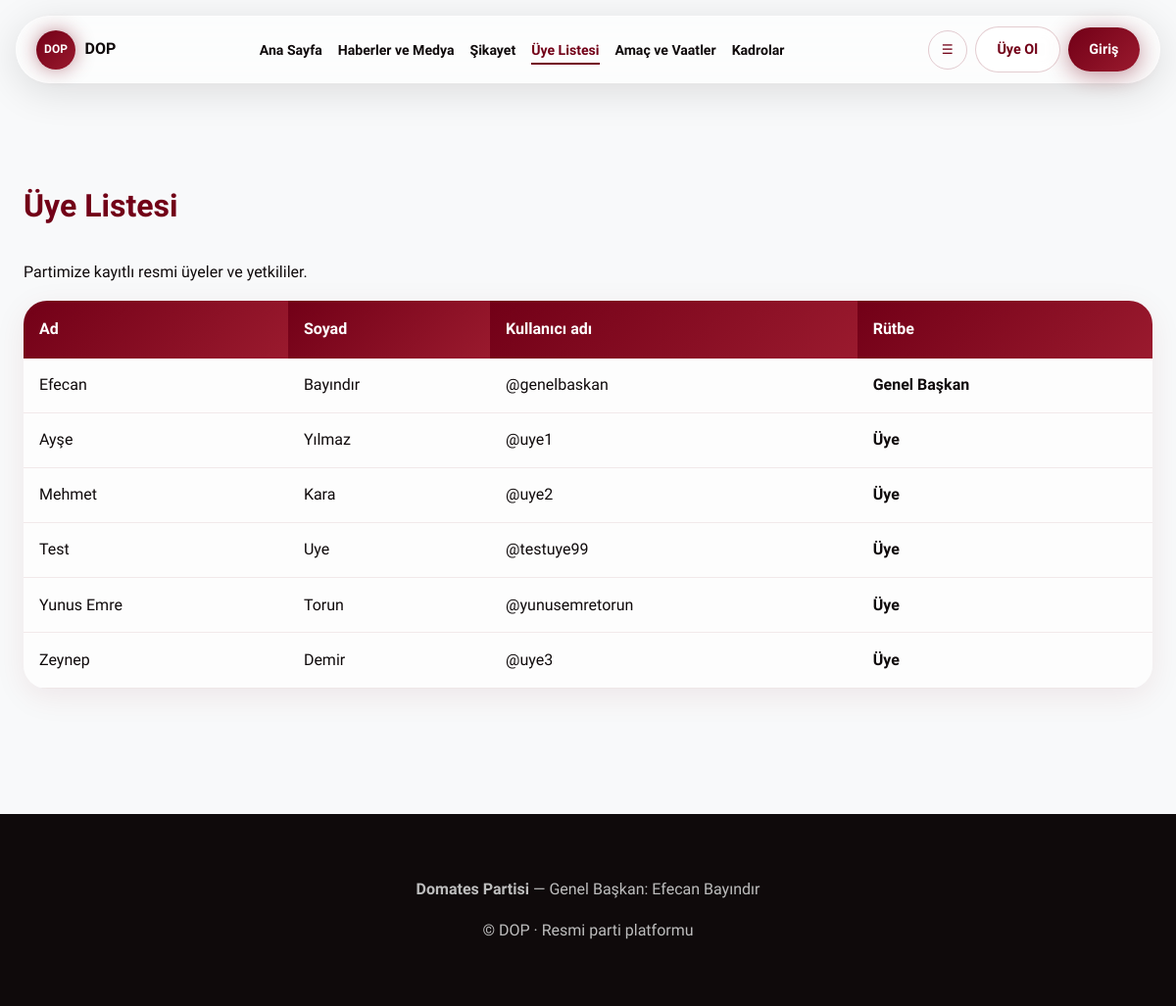
The page /uyeler on the database its author committed.
### tables this page shows
CREATE TABLE cms_settings (
                key TEXT PRIMARY KEY,
                value TEXT NOT NULL
            );

CREATE TABLE users (
                id INTEGER PRIMARY KEY AUTOINCREMENT,
                username TEXT UNIQUE NOT NULL,
                password_hash TEXT NOT NULL,
                role TEXT NOT NULL CHECK(role IN ('admin', 'member', 'citizen')),
                first_name TEXT NOT NULL,
                last_name TEXT NOT NULL,
                created_at TEXT NOT NULL
            , email TEXT DEFAULT '');

### app.py (the view)
@app.route("/uyeler")
def members():
    with db.get_db() as conn:
        chairman = conn.execute(
            "SELECT id, first_name, last_name, username, role FROM users WHERE role = 'admin' LIMIT 1"
        ).fetchone()
        rows = conn.execute(
            """SELECT id, first_name, last_name, username, role, created_at FROM users
               WHERE role != 'admin' ORDER BY first_name, last_name"""
        ).fetchall()
        members_list = []
        if chairman:
            members_list.append(
                {
                    "id": chairman["id"],
                    "first_name": chairman["first_name"],
                    "last_name": chairman["last_name"],
                    "username": chairman["username"],
                    "role": chairman["role"],
                    "role_label": db.ROLE_LABELS["admin"],
                    "created_at": "",
                    "is_chairman_row": True,
                }
            )
        for r in rows:
            members_list.append(
                {
                    "id": r["id"],
                    "first_name": r["first_name"],
                    "last_name": r["last_name"],
                    "username": r["username"],
                    "role": r["role"],
                    "role_label": db.ROLE_LABELS.get(r["role"], "Üye"),
                    "created_at": r["created_at"],
                    "is_chairman_row": False,
                }
            )
        ctx = get_site_context(conn)
    return render_template("members.html", members_list=members_list, **ctx)

### app.py (called while the page is built)
def get_site_context(conn):
    cms = db.get_cms(conn)
    active_congress = conn.execute(
        "SELECT * FROM congress_sessions WHERE active = 1 AND passed = 0 ORDER BY id DESC LIMIT 1"
    ).fetchone()
    notifications = []
    if current_user.is_authenticated and current_user.is_chairman:
        notifications = conn.execute(
            "SELECT * FROM admin_notifications WHERE read = 0 ORDER BY id DESC LIMIT 20"
        ).fetchall()
    return {
        "cms": cms,
        "active_congress": dict(active_congress) if active_congress else None,
        "admin_notifications": [dict(n) for n in notifications],
        "is_chairman": current_user.is_authenticated and current_user.is_chairman,
    }

@app.context_processor
def inject_globals():
    with db.get_db() as conn:
        ctx = get_site_context(conn)
    ctx["current_user"] = current_user
    ctx["cms_visible"] = lambda key: db.cms_visible(ctx["cms"], key)
    return ctx

### database.py (called while the page is built)
@contextmanager
def get_db():
    conn = sqlite3.connect(DB_PATH)
    conn.row_factory = sqlite3.Row
    try:
        yield conn
        conn.commit()
    finally:
        conn.close()

def get_cms(conn) -> dict:
    rows = conn.execute("SELECT key, value FROM cms_settings").fetchall()
    return {row["key"]: row["value"] for row in rows}

### templates/members.html (shortened to what this page needs)
{% extends "base.html" %}
{% block content %}
<section class="section-pad" style="padding-top:6rem;">
  <div class="container">
    <h1 class="section-title reveal">{{ cms.nav_members|default('Parti Teşkilatı ve Üyeler') }}</h1>
    <p class="reveal">{{ cms.text_members_subtitle|default('Partimize kayıtlı resmi üyeler ve yetkililer.') }}</p>
    <table class="members-table">
      <thead>
        <tr>
          <th>Ad</th>
          <th>Soyad</th>
          <th>Kullanıcı adı</th>
          <th>Rütbe</th>
        </tr>
      </thead>
      <tbody>
        {% for m in members_list %}
        <tr>
          <td>{{ m.first_name }}</td>
          <td>{{ m.last_name }}</td>
          <td>@{{ m.username }}</td>
          <td>
            {% if is_chairman and not m.is_chairman_row %}
            <select class="member-role-select" data-user-id="{{ m.id }}" data-current="{{ m.role }}">
              {% for r in ['member', 'official', 'citizen'] %}
              <option value="{{ r }}" {% if m.role == r %}selected{% endif %}>
                {% if r == 'member' %}Üye{% elif r == 'official' %}Yetkili{% else %}Vatandaş{% endif %}
              </option>
              {% endfor %}
            </select>
            {% else %}
            <strong>{{ m.role_label }}</strong>
            {% endif %}
          </td>
        </tr>
        {% else %}
        <tr><td colspan="4">Henüz kayıtlı üye yok. <a href="{{ url_for('register_member') }}">İlk üye siz olun</a>.</td></tr>
        {% endfor %}
      </tbody>
    </table>
  </div>
</section>
{% endblock %}

### templates/base.html (shortened to what this page needs)
<!DOCTYPE html>
<html lang="tr">
<head>
  <link rel="stylesheet" href="{{ url_for('static', filename='css/main.css') }}">
</head>
<body class="{% block body_class %}{% endblock %}{% if is_chairman %} chairman-mode{% endif %}"
  data-user-role="{% if current_user.is_authenticated %}{{ current_user.role }}{% else %}guest{% endif %}"
  data-logged-in="{% if current_user.is_authenticated %}1{% else %}0{% endif %}"
  data-chairman="{% if is_chairman %}1{% else %}0{% endif %}">
  <div class="nav-spacer"></div>
  <div class="floating-nav-wrap" id="floating-nav">
    <header class="floating-nav">
      <a href="{{ url_for('index') }}" class="brand">
        {% if cms.logo_url %}
        <img src="{{ cms.logo_url }}" alt="Logo" class="brand-logo-img" style="height:32px; object-fit:contain; border-radius:4px;">
        {% else %}
        <span class="brand-logo">{{ cms.party_short[:3] }}</span>
        {% endif %}
        <span>{{ cms.party_short }}</span>
      </a>
      <nav>
        <ul class="main-nav" id="main-nav">
          <li><a href="{{ url_for('index') }}" class="{% if request.endpoint == 'index' %}active{% endif %}">{{ cms.nav_home }}</a></li>
          <li><a href="{{ url_for('news_media') }}" class="{% if request.endpoint == 'news_media' %}active{% endif %}">{{ cms.nav_news|default('Haberler') }}</a></li>
          <li><a href="{{ url_for('complaint') }}" class="{% if request.endpoint == 'complaint' %}active{% endif %}">{{ cms.nav_complaint }}</a></li>
          <li><a href="{{ url_for('members') }}" class="{% if request.endpoint == 'members' %}active{% endif %}">{{ cms.nav_members }}</a></li>
          <li><a href="{{ url_for('promises_page') }}" class="{% if request.endpoint == 'promises_page' %}active{% endif %}">{{ cms.nav_promises }}</a></li>
          <li><a href="{{ url_for('org_chart') }}" class="{% if request.endpoint == 'org_chart' %}active{% endif %}">{{ cms.nav_org }}</a></li>
        </ul>
      </nav>
      <div class="nav-icons">
        <button type="button" class="icon-btn" id="nav-toggle" aria-label="Menü">☰</button>
        {% if current_user.is_authenticated %}
        <span style="font-size:0.85rem;font-weight:600;">{{ current_user.first_name }} · {{ current_user.role_label }}</span>
        <a href="{{ url_for('logout') }}" class="btn btn-glass">Çıkış</a>
        {% else %}
        <a href="{{ url_for('register_member') }}" class="btn btn-glass">Üye Ol</a>
        <a href="{{ url_for('login') }}" class="btn btn-premium">Giriş</a>
        {% endif %}
      </div>
    </header>
  </div>
  <main>
    {% block content %}{% endblock %}
  </main>
  <footer class="site-footer">
    <div class="container">
      <p><strong>{{ cms.party_name }}</strong> — {{ cms.text_footer_chairman|default('Genel Başkan') }}: {{ cms.chairman }}</p>
      <p>© {{ cms.party_short }} · {{ cms.text_footer_copyright|default('Resmi parti platformu') }}</p>
    </div>
  </footer>
</body>
</html>

### static/css/main.css (style rules this page uses)
:root { --blood-wine: #720017; --blood-wine-light: #9a1a2e; --blood-glow: rgba(114, 0, 23, 0.45); --pearl-white: #f8f9fa; --pearl-glass: rgba(255, 255, 255, 0.6); --surface: rgba(255, 255, 255, 0.72); --text-dark: #0f0a0b; --text-muted: #5c4a4d; --anthracite: #0a0a0a; --radius-sm: 12px; --radius-lg: 24px; --radius-pill: 9999px; --shadow-soft: 0 8px 32px rgba(114, 0, 23, 0.08); --shadow-glass: 0 8px 40px rgba(15, 10, 11, 0.12); --transition: 0.4s cubic-bezier(0.4, 0, 0.2, 1); --font: 'Plus Jakarta Sans', system-ui, sans-serif; }
*, *::before, *::after { box-sizing: border-box; }
html { scroll-behavior: smooth; }
body { margin: 0; font-family: var(--font); background: var(--pearl-white); color: var(--text-dark); line-height: 1.65; transition: background var(--transition), color var(--transition); }
a { color: var(--blood-wine); text-decoration: none; }
.container { max-width: 1280px; margin: 0 auto; padding: 0 1.5rem; }
.nav-spacer { height: 88px; }
.floating-nav-wrap { position: fixed; top: 1rem; left: 50%; transform: translateX(-50%); z-index: 1000; width: calc(100% - 2rem); max-width: 1200px; transition: top var(--transition), transform var(--transition); }
.floating-nav { display: flex; align-items: center; justify-content: space-between; gap: 1rem; padding: 0.65rem 1.25rem; background: var(--pearl-glass); backdrop-filter: blur(16px); -webkit-backdrop-filter: blur(16px); border: 1px solid rgba(255, 255, 255, 0.5); border-radius: var(--radius-pill); box-shadow: var(--shadow-glass); }
.floating-nav .brand { display: flex; align-items: center; gap: 0.6rem; color: var(--text-dark); font-weight: 800; font-size: 1rem; }
.brand-logo { width: 40px; height: 40px; border-radius: 50%; background: linear-gradient(135deg, var(--blood-wine), var(--blood-wine-light)); color: white; display: flex; align-items: center; justify-content: center; font-size: 0.75rem; font-weight: 800; box-shadow: 0 0 20px var(--blood-glow); }
.main-nav { display: flex; flex-wrap: wrap; gap: 0.15rem 1rem; list-style: none; margin: 0; padding: 0; }
.main-nav a { color: var(--text-dark); font-weight: 600; font-size: 0.88rem; padding: 0.35rem 0; border-bottom: 2px solid transparent; transition: border-color 0.2s, color 0.2s; }
.main-nav a:hover, .main-nav a.active { color: var(--blood-wine); border-bottom-color: var(--blood-wine); text-decoration: none; }
.nav-icons { display: flex; align-items: center; gap: 0.5rem; }
.icon-btn { width: 40px; height: 40px; border-radius: 50%; border: 1px solid rgba(114, 0, 23, 0.2); background: transparent; display: flex; align-items: center; justify-content: center; cursor: pointer; color: var(--blood-wine); transition: background 0.2s, box-shadow 0.2s; }
.btn { display: inline-flex; align-items: center; gap: 0.4rem; padding: 0.65rem 1.35rem; border-radius: var(--radius-pill); font-weight: 700; font-size: 0.9rem; border: none; cursor: pointer; transition: transform 0.2s, box-shadow 0.25s; font-family: var(--font); }
.btn-premium { background: linear-gradient(135deg, var(--blood-wine), var(--blood-wine-light)); color: white; box-shadow: 0 4px 24px var(--blood-glow); }
.btn-glass { background: var(--surface); backdrop-filter: blur(8px); color: var(--blood-wine); border: 1px solid rgba(114, 0, 23, 0.2); }
.section-pad { padding: 4rem 0; }
.section-title { font-size: clamp(1.5rem, 3vw, 2rem); font-weight: 800; color: var(--blood-wine); margin: 0 0 1.75rem; }
.reveal { opacity: 0; transform: translateY(28px); transition: opacity 0.7s ease, transform 0.7s ease; }
.reveal.visible { opacity: 1; transform: translateY(0); }
.members-table { width: 100%; border-collapse: collapse; border-radius: var(--radius-lg); overflow: hidden; box-shadow: var(--shadow-soft); }
.members-table th { background: linear-gradient(135deg, var(--blood-wine), var(--blood-wine-light)); color: white; padding: 1rem; text-align: left; }
.members-table td { padding: 0.9rem 1rem; background: var(--surface); border-bottom: 1px solid rgba(114,0,23,0.08); }
.site-footer { background: var(--text-dark); color: rgba(248,249,250,0.75); padding: 3rem 0; margin-top: 4rem; text-align: center; }

### rows shown on the page
cms_settings: value "DOP", party_short "DOP"
cms_settings: nav_home "Ana Sayfa"
cms_settings: nav_news "Haberler ve Medya"
cms_settings: nav_complaint "Şikayet"
cms_settings: nav_members "Üye Listesi"
cms_settings: nav_promises "Amaç ve Vaatler"
cms_settings: nav_org "Kadrolar"
users: first_name "Efecan", last_name "Bayındır", username "genelbaskan", role_label "Genel Başkan"
users: first_name "Ayşe", last_name "Yılmaz", username "uye1", role_label "Üye"
users: first_name "Mehmet", last_name "Kara", username "uye2", role_label "Üye"
users: first_name "Test", last_name "Uye", username "testuye99", role_label "Üye"
users: first_name "Yunus Emre", last_name "Torun", username "yunusemretorun", role_label "Üye"
users: first_name "Zeynep", last_name "Demir", username "uye3", role_label "Üye"
cms_settings: party_name "Domates Partisi"
cms_settings: chairman "Efecan Bayındır"

### other values the page prints
{{ cms.text_footer_chairman|default('Genel Başkan') }} "Genel Başkan"
{{ cms.text_footer_copyright|default('Resmi parti platformu') }} "Resmi parti platformu"
